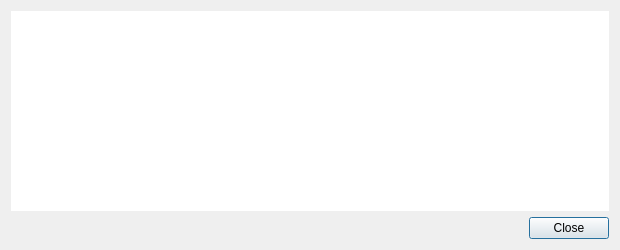
<?xml version="1.0" encoding="UTF-8"?>
<ui version="4.0">
 <class>TransactionDescDialog</class>
 <widget class="QDialog" name="TransactionDescDialog">
  <property name="geometry">
   <rect>
    <x>0</x>
    <y>0</y>
    <width>620</width>
    <height>250</height>
   </rect>
  </property>
  <property name="windowTitle">
   <string>Transaction details</string>
  </property>
  <layout class="QVBoxLayout" name="verticalLayout">
   <item>
    <widget class="QTextEdit" name="detailText">
     <property name="toolTip">
      <string>This pane shows a detailed description of the transaction</string>
     </property>
     <property name="frameShape">
      <enum>QFrame::NoFrame</enum>
     </property>
     <property name="frameShadow">
      <enum>QFrame::Plain</enum>
     </property>
     <property name="lineWidth">
      <number>0</number>
     </property>
     <property name="readOnly">
      <bool>true</bool>
     </property>
    </widget>
   </item>
   <item>
    <widget class="QDialogButtonBox" name="buttonBox">
     <property name="orientation">
      <enum>Qt::Horizontal</enum>
     </property>
     <property name="standardButtons">
      <set>QDialogButtonBox::Close</set>
     </property>
    </widget>
   </item>
  </layout>
 </widget>
 <resources/>
 <connections>
  <connection>
   <sender>buttonBox</sender>
   <signal>accepted()</signal>
   <receiver>TransactionDescDialog</receiver>
   <slot>accept()</slot>
   <hints>
    <hint type="sourcelabel">
     <x>248</x>
     <y>254</y>
    </hint>
    <hint type="destinationlabel">
     <x>157</x>
     <y>274</y>
    </hint>
   </hints>
  </connection>
  <connection>
   <sender>buttonBox</sender>
   <signal>rejected()</signal>
   <receiver>TransactionDescDialog</receiver>
   <slot>reject()</slot>
   <hints>
    <hint type="sourcelabel">
     <x>316</x>
     <y>260</y>
    </hint>
    <hint type="destinationlabel">
     <x>286</x>
     <y>274</y>
    </hint>
   </hints>
  </connection>
 </connections>
</ui>
